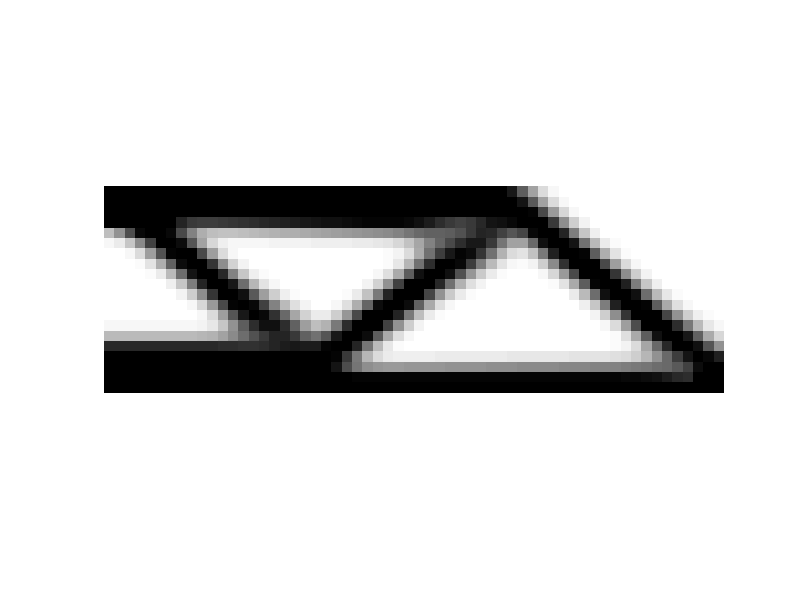

The MATLAB source for this figure:
%%%% AN 88 LINE TOPOLOGY OPTIMIZATION CODE Nov, 2010 %%%%
%function top88(nelx,nely,volfrac,penal,rmin,ft)
nelx=60; nely=20; volfrac=0.5; penal=3.0; rmin=2.4; ft=1;
%% MATERIAL PROPERTIES
E0 = 1;
Emin = 1e-9;    %Minimum Young modulus
nu = 0.3;   %Poisson's ratio
%% PREPARE FINITE ELEMENT ANALYSIS
A11 = [12  3 -6 -3;  3 12  3  0; -6  3 12 -3; -3  0 -3 12];
A12 = [-6 -3  0  3; -3 -6 -3 -6;  0 -3 -6  3;  3 -6  3 -6];
B11 = [-4  3 -2  9;  3 -4 -9  4; -2 -9 -4 -3;  9  4 -3 -4];
B12 = [ 2 -3  4 -9; -3  2  9 -2;  4  9  2  3; -9 -2  3  2];
KE = 1/(1-nu^2)/24*([A11 A12;A12' A11]+nu*[B11 B12;B12' B11]);  %Stiffness matrix
nodenrs = reshape(1:(1+nelx)*(1+nely),1+nely,1+nelx);
edofVec = reshape(2*nodenrs(1:end-1,1:end-1)+1,nelx*nely,1);
edofMat = repmat(edofVec,1,8)+repmat([0 1 2*nely+[2 3 0 1] -2 -1],nelx*nely,1);
iK = reshape(kron(edofMat,ones(8,1))',64*nelx*nely,1);
jK = reshape(kron(edofMat,ones(1,8))',64*nelx*nely,1);
% DEFINE LOADS AND SUPPORTS (HALF MBB-BEAM)
F = sparse(2,1,-1,2*(nely+1)*(nelx+1),1);
U = zeros(2*(nely+1)*(nelx+1),1);
fixeddofs = union(1:2:2*(nely+1),2*(nelx+1)*(nely+1));
alldofs = 1:2*(nely+1)*(nelx+1);
freedofs = setdiff(alldofs,fixeddofs);
%% PREPARE FILTER
iH = ones(nelx*nely*(2*(ceil(rmin)-1)+1)^2,1);
jH = ones(size(iH));
sH = zeros(size(iH));
k = 0;
for i1 = 1:nelx
  for j1 = 1:nely
    e1 = (i1-1)*nely+j1;
    for i2 = max(i1-(ceil(rmin)-1),1):min(i1+(ceil(rmin)-1),nelx)
      for j2 = max(j1-(ceil(rmin)-1),1):min(j1+(ceil(rmin)-1),nely)
        e2 = (i2-1)*nely+j2;
        k = k+1;
        iH(k) = e1;
        jH(k) = e2;
        sH(k) = max(0,rmin-sqrt((i1-i2)^2+(j1-j2)^2));
      end
    end
  end
end
H = sparse(iH,jH,sH);
Hs = sum(H,2);
%% INITIALIZE ITERATION
x = repmat(volfrac,nely,nelx);
xPhys = x;
loop = 0;
change = 1;
obj = NaN(200,1);
changeplot = NaN(200,1);
volume = NaN(200,1);
%% START ITERATION
while change > 0.01
  loop = loop + 1;
  %% FE-ANALYSIS
  sK = reshape(KE(:)*(Emin+xPhys(:)'.^penal*(E0-Emin)),64*nelx*nely,1);
  K = sparse(iK,jK,sK); K = (K+K')/2;
  U(freedofs) = K(freedofs,freedofs)\F(freedofs);
  %% OBJECTIVE FUNCTION AND SENSITIVITY ANALYSIS
  ce = reshape(sum((U(edofMat)*KE).*U(edofMat),2),nely,nelx);
  c = sum(sum((Emin+xPhys.^penal*(E0-Emin)).*ce));
  dc = -penal*(E0-Emin)*xPhys.^(penal-1).*ce;
  dv = ones(nely,nelx);
  obj(loop+1) = c;
  %% FILTERING/MODIFICATION OF SENSITIVITIES
  if ft == 1
    dc(:) = H*(x(:).*dc(:))./Hs./max(1e-3,x(:));
  elseif ft == 2
    dc(:) = H*(dc(:)./Hs);
    dv(:) = H*(dv(:)./Hs);
  end
  %% OPTIMALITY CRITERIA UPDATE OF DESIGN VARIABLES AND PHYSICAL DENSITIES
  l1 = 0; l2 = 1e9; move = 0.2;
  while (l2-l1)/(l1+l2) > 1e-3
    lmid = 0.5*(l2+l1);
    xnew = max(0,max(x-move,min(1,min(x+move,x.*sqrt(-dc./dv/lmid)))));
    if ft == 1
      xPhys = xnew;
    elseif ft == 2
      xPhys(:) = (H*xnew(:))./Hs;
    end
    if sum(xPhys(:)) > volfrac*nelx*nely, l1 = lmid; else, l2 = lmid; end
  end
  change = max(abs(xnew(:)-x(:)));
  changeplot(loop+1) = change;
  volume(loop+1) = mean(xPhys(:));
  x = xnew;
  %% PRINT RESULTS
  fprintf(' It.:%5i Obj.:%11.4f Vol.:%7.3f ch.:%7.3f\n',loop,c, ...
    mean(xPhys(:)),change);
  if exist('OCTAVE_VERSION', 'builtin') ~= 0
    fflush(stdout);
  end
  %% PLOT DENSITIES
  colormap(gray); imagesc(1-xPhys); caxis([0 1]); axis equal; axis off; drawnow;
end
%% EXTRA PLOTS
%obj(isnan(obj)) = [];
%changeplot(isnan(changeplot)) = [];
%volume(isnan(volume)) = [];

%figure;
%ax1 = subplot(3,1,1);
%plot(obj,'r');
%title(ax1,'Objective function')
%
%ax2 = subplot(3,1,2);
%plot(volume,'r');
%title(ax2,'Volume')
%
%ax3 = subplot(3,1,3);
%plot(changeplot,'r');
%title(ax3,'Change of volume')
%

%%%%%%%%%%%%%%%%%%%%%%%%%%%%%%%%%%%%%%%%%%%%%%%%%%%%%%%%%%%%%%%%%%%%%%%%%%%%
% This Matlab code was written by E. Andreassen, A. Clausen, M. Schevenels,%
% B. S. Lazarov and O. Sigmund,  Department of Solid  Mechanics,           %
%  Technical University of Denmark,                                        %
%  DK-2800 Lyngby, Denmark.                                                %
% Please sent your comments to: sigmund@fam.dtu.dk                         %
%                                                                          %
% The code is intended for educational purposes and theoretical details    %
% are discussed in the paper                                               %
% "Efficient topology optimization in MATLAB using 88 lines of code,       %
% E. Andreassen, A. Clausen, M. Schevenels,                                %
% B. S. Lazarov and O. Sigmund, Struct Multidisc Optim, 2010               %
% This version is based on earlier 99-line code                            %
% by Ole Sigmund (2001), Structural and Multidisciplinary Optimization,    %
% Vol 21, pp. 120--127.                                                    %
%                                                                          %
% The code as well as a postscript version of the paper can be             %
% downloaded from the web-site: http://www.topopt.dtu.dk                   %
%                                                                          %
% Disclaimer:                                                              %
% The authors reserves all rights but do not guaranty that the code is     %
% free from errors. Furthermore, we shall not be liable in any event       %
% caused by the use of the program.                                        %
%%%%%%%%%%%%%%%%%%%%%%%%%%%%%%%%%%%%%%%%%%%%%%%%%%%%%%%%%%%%%%%%%%%%%%%%%%%%

